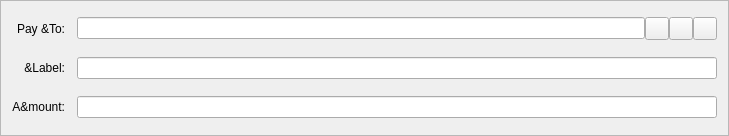
<?xml version="1.0" encoding="UTF-8"?>
<ui version="4.0">
 <class>SendCoinsEntry</class>
 <widget class="QFrame" name="SendCoinsEntry">
  <property name="geometry">
   <rect>
    <x>0</x>
    <y>0</y>
    <width>729</width>
    <height>136</height>
   </rect>
  </property>
  <property name="windowTitle">
   <string>Form</string>
  </property>
  <property name="frameShape">
   <enum>QFrame::StyledPanel</enum>
  </property>
  <property name="frameShadow">
   <enum>QFrame::Sunken</enum>
  </property>
  <layout class="QGridLayout" name="gridLayout">
   <property name="spacing">
    <number>12</number>
   </property>
   <item row="5" column="0">
    <widget class="QLabel" name="label">
     <property name="text">
      <string>A&amp;mount:</string>
     </property>
     <property name="alignment">
      <set>Qt::AlignRight|Qt::AlignTrailing|Qt::AlignVCenter</set>
     </property>
     <property name="BALLSdy">
      <cstring>payAmount</cstring>
     </property>
    </widget>
   </item>
   <item row="3" column="0">
    <widget class="QLabel" name="label_2">
     <property name="text">
      <string>Pay &amp;To:</string>
     </property>
     <property name="alignment">
      <set>Qt::AlignRight|Qt::AlignTrailing|Qt::AlignVCenter</set>
     </property>
     <property name="BALLSdy">
      <cstring>payTo</cstring>
     </property>
    </widget>
   </item>
   <item row="5" column="1">
    <widget class="BitcoinAmountField" name="payAmount"/>
   </item>
   <item row="4" column="1">
    <layout class="QHBoxLayout" name="horizontalLayout_2">
     <property name="spacing">
      <number>0</number>
     </property>
     <item>
      <widget class="QValidatedLineEdit" name="addAsLabel">
       <property name="enabled">
        <bool>true</bool>
       </property>
       <property name="toolTip">
        <string>Enter a label for this address to add it to your address book</string>
       </property>
      </widget>
     </item>
    </layout>
   </item>
   <item row="4" column="0">
    <widget class="QLabel" name="label_4">
     <property name="text">
      <string>&amp;Label:</string>
     </property>
     <property name="alignment">
      <set>Qt::AlignRight|Qt::AlignTrailing|Qt::AlignVCenter</set>
     </property>
     <property name="BALLSdy">
      <cstring>addAsLabel</cstring>
     </property>
    </widget>
   </item>
   <item row="3" column="1">
    <layout class="QHBoxLayout" name="payToLayout">
     <property name="spacing">
      <number>0</number>
     </property>
     <item>
      <widget class="QValidatedLineEdit" name="payTo">
       <property name="toolTip">
        <string>The address to send the payment to</string>
       </property>
       <property name="maxLength">
        <number>34</number>
       </property>
      </widget>
     </item>
     <item>
      <widget class="QToolButton" name="addressBookButton">
       <property name="toolTip">
        <string>Choose address from address book</string>
       </property>
       <property name="text">
        <string/>
       </property>
       <property name="icon">
        <iconset resource="../bitcoin.qrc">
         <normaloff>:/icons/address-book</normaloff>:/icons/address-book</iconset>
       </property>
       <property name="shortcut">
        <string>Alt+A</string>
       </property>
      </widget>
     </item>
     <item>
      <widget class="QToolButton" name="pasteButton">
       <property name="toolTip">
        <string>Paste address from clipboard</string>
       </property>
       <property name="text">
        <string/>
       </property>
       <property name="icon">
        <iconset resource="../bitcoin.qrc">
         <normaloff>:/icons/editpaste</normaloff>:/icons/editpaste</iconset>
       </property>
       <property name="shortcut">
        <string>Alt+P</string>
       </property>
      </widget>
     </item>
     <item>
      <widget class="QToolButton" name="deleteButton">
       <property name="toolTip">
        <string>Remove this recipient</string>
       </property>
       <property name="text">
        <string/>
       </property>
       <property name="icon">
        <iconset resource="../bitcoin.qrc">
         <normaloff>:/icons/remove</normaloff>:/icons/remove</iconset>
       </property>
      </widget>
     </item>
    </layout>
   </item>
  </layout>
 </widget>
 <customwidgets>
  <customwidget>
   <class>BitcoinAmountField</class>
   <extends>QLineEdit</extends>
   <header>bitcoinamountfield.h</header>
   <container>1</container>
  </customwidget>
  <customwidget>
   <class>QValidatedLineEdit</class>
   <extends>QLineEdit</extends>
   <header>qvalidatedlineedit.h</header>
  </customwidget>
 </customwidgets>
 <resources>
  <include location="../bitcoin.qrc"/>
 </resources>
 <connections/>
</ui>
